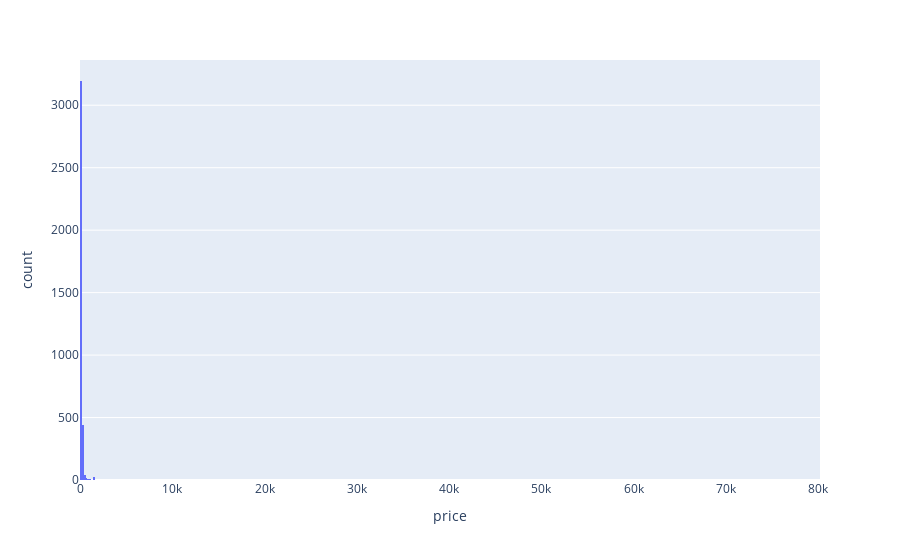
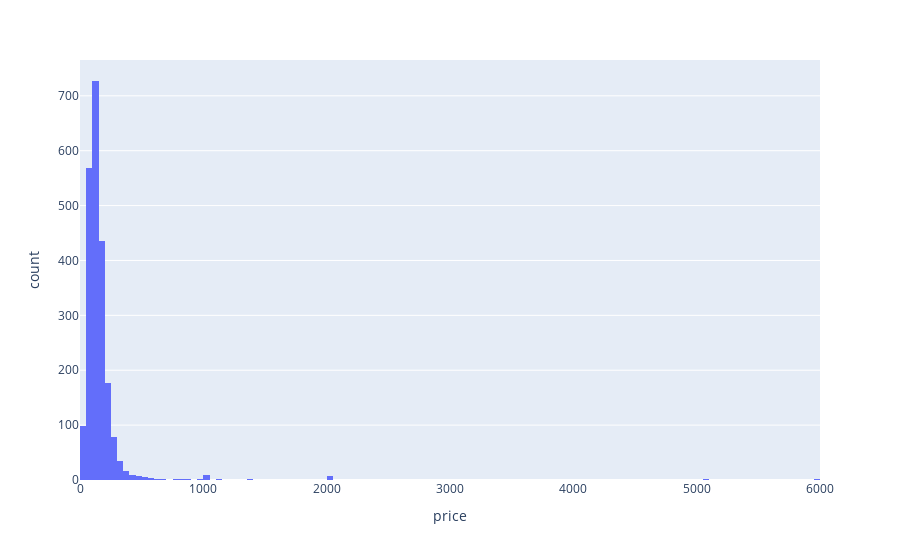
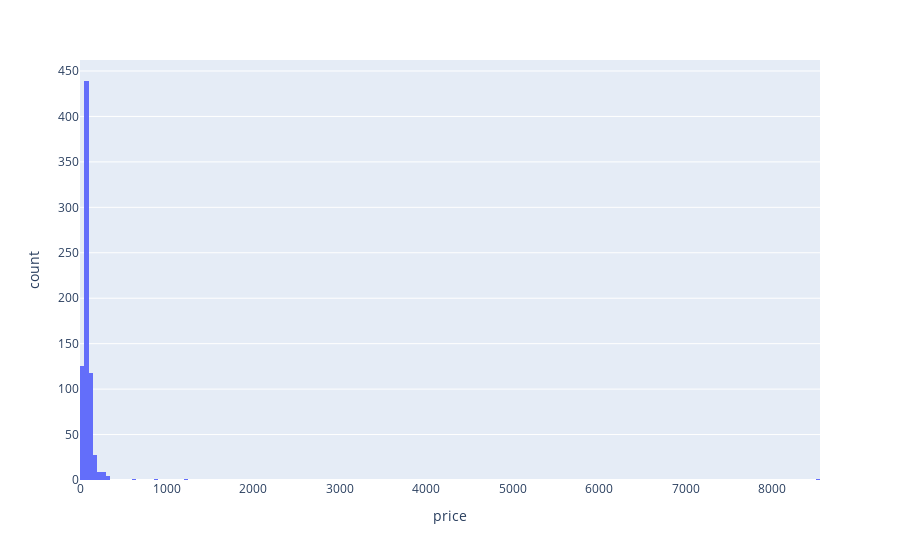

Notebook source saved alongside these figures, in order:
### Code cell
# Visualizing the range of prices across cities

print("Florence -----------------")
print(florence_prepared_df["price"].describe())
px.histogram(florence_prepared_df, x="price").show()

print("Venice -------------------")
print(venice_prepared_df["price"].describe())
px.histogram(venice_prepared_df, x="price").show()

print("Bergamo ------------------")
print(bergamo_prepared_df["price"].describe())
px.histogram(bergamo_prepared_df, x="price").show()

### Figure 1 — Plotly figure (JSON) as saved in the notebook; plotly's stock layout.template omitted (floating-point values rounded to 4 significant figures; data arrays with more than 128 entries replaced by an {"elided": "..."} marker saying what was removed)
{"data": [{"alignmentgroup": "True", "bingroup": "x", "hovertemplate": "price=%{x}<br>count=%{y}<extra></extra>", "legendgroup": "", "marker": {"color": "#636efa", "pattern": {"shape": ""}}, "name": "", "offsetgroup": "", "orientation": "v", "showlegend": false, "type": "histogram", "x": {"elided": "3738 int values"}, "xaxis": "x", "yaxis": "y"}], "layout": {"barmode": "relative", "legend": {"tracegroupgap": 0}, "margin": {"t": 60}, "xaxis": {"anchor": "y", "domain": [0, 1], "title": {"text": "price"}}, "yaxis": {"anchor": "x", "domain": [0, 1], "title": {"text": "count"}}}}

### Figure 2 — Plotly figure (JSON) as saved in the notebook; plotly's stock layout.template omitted (floating-point values rounded to 4 significant figures; data arrays with more than 128 entries replaced by an {"elided": "..."} marker saying what was removed)
{"data": [{"alignmentgroup": "True", "bingroup": "x", "hovertemplate": "price=%{x}<br>count=%{y}<extra></extra>", "legendgroup": "", "marker": {"color": "#636efa", "pattern": {"shape": ""}}, "name": "", "offsetgroup": "", "orientation": "v", "showlegend": false, "type": "histogram", "x": {"elided": "2190 int values"}, "xaxis": "x", "yaxis": "y"}], "layout": {"barmode": "relative", "legend": {"tracegroupgap": 0}, "margin": {"t": 60}, "xaxis": {"anchor": "y", "domain": [0, 1], "title": {"text": "price"}}, "yaxis": {"anchor": "x", "domain": [0, 1], "title": {"text": "count"}}}}

### Figure 3 — Plotly figure (JSON) as saved in the notebook; plotly's stock layout.template omitted (floating-point values rounded to 4 significant figures; data arrays with more than 128 entries replaced by an {"elided": "..."} marker saying what was removed)
{"data": [{"alignmentgroup": "True", "bingroup": "x", "hovertemplate": "price=%{x}<br>count=%{y}<extra></extra>", "legendgroup": "", "marker": {"color": "#636efa", "pattern": {"shape": ""}}, "name": "", "offsetgroup": "", "orientation": "v", "showlegend": false, "type": "histogram", "x": {"elided": "736 int values"}, "xaxis": "x", "yaxis": "y"}], "layout": {"barmode": "relative", "legend": {"tracegroupgap": 0}, "margin": {"t": 60}, "xaxis": {"anchor": "y", "domain": [0, 1], "title": {"text": "price"}}, "yaxis": {"anchor": "x", "domain": [0, 1], "title": {"text": "count"}}}}
